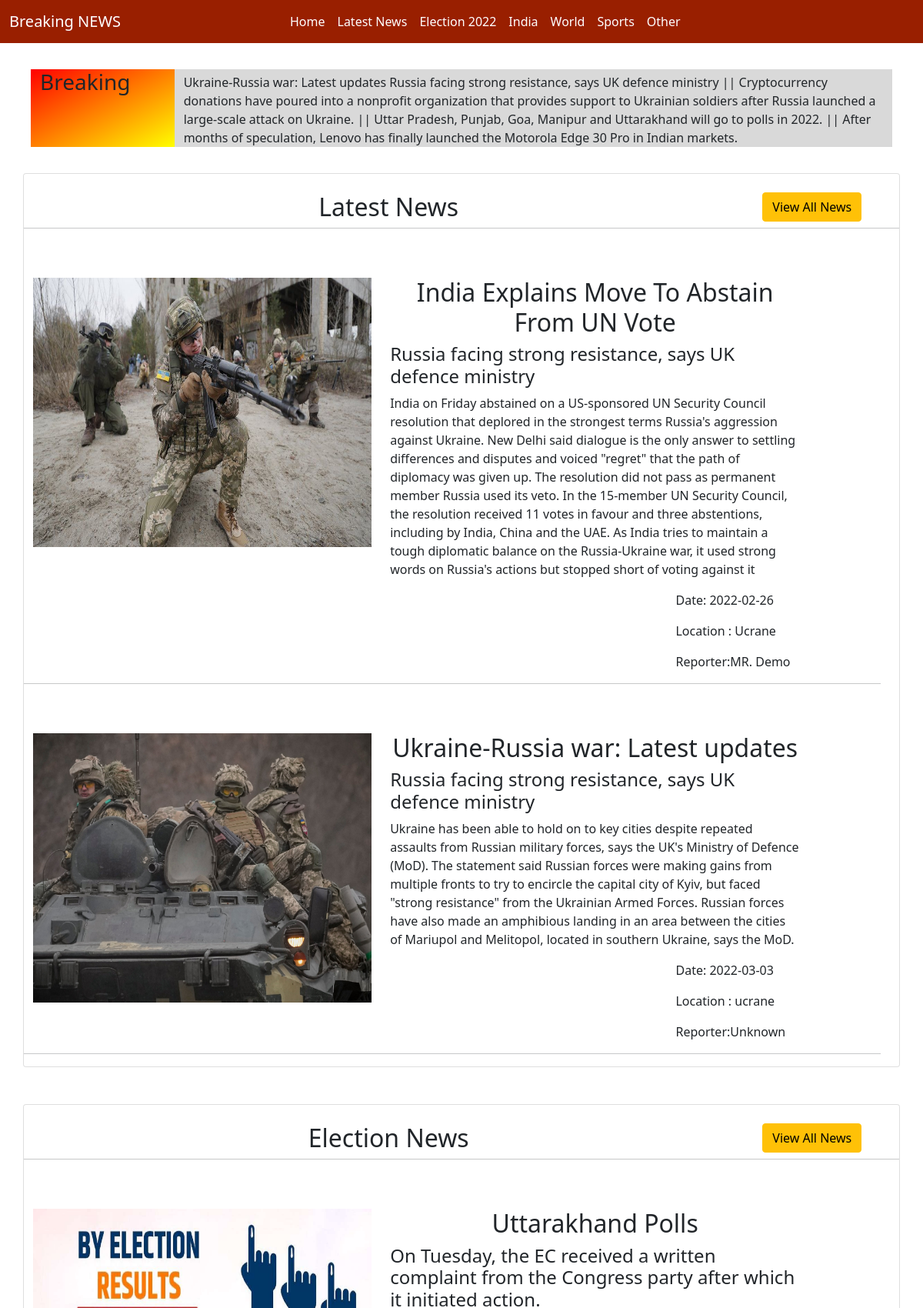
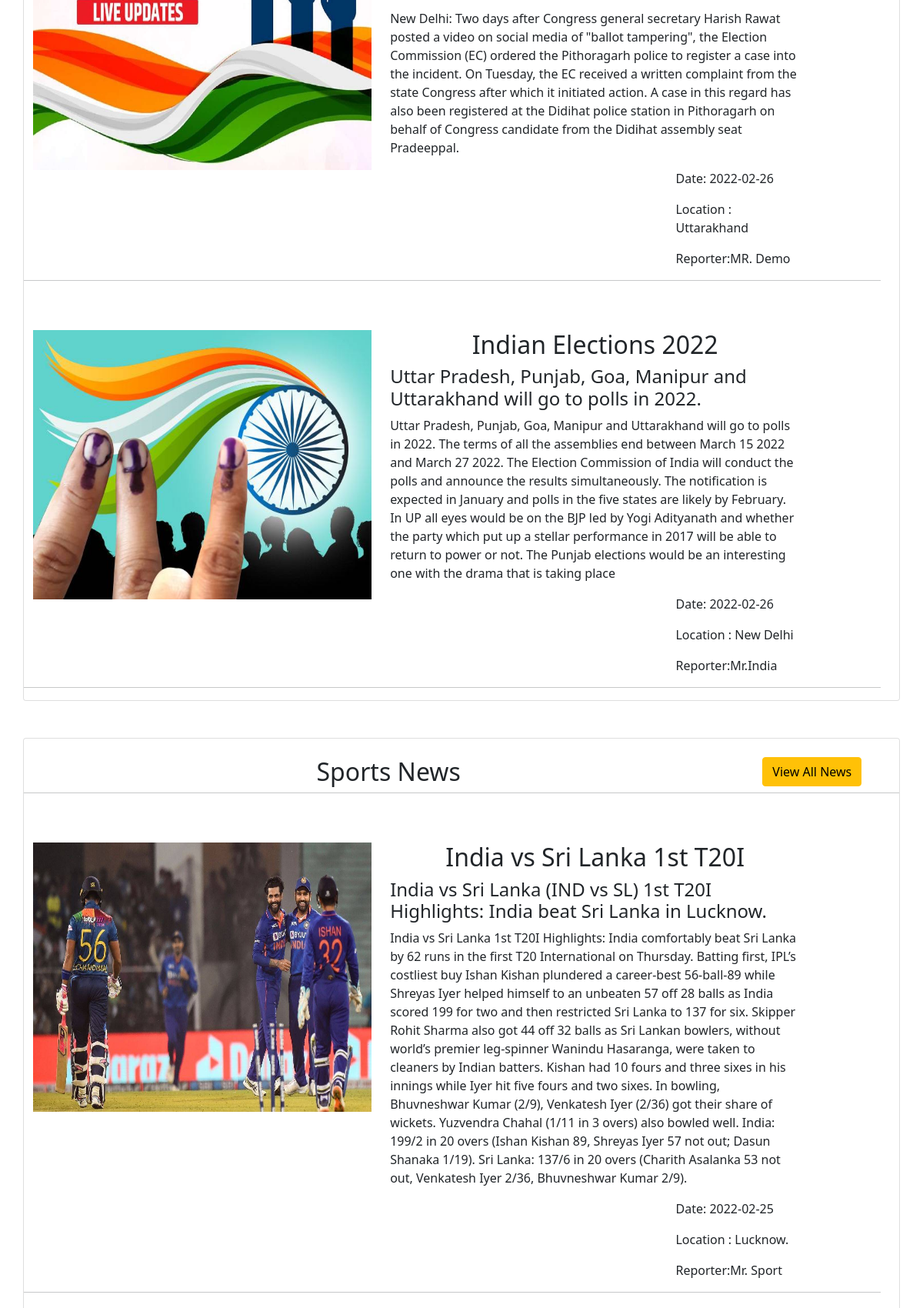
The page / (upper part) on the database its author committed (2 pictures, top to bottom).
### tables this page shows
CREATE TABLE `add_news` (
  `id` int(11) NOT NULL,
  `heading` text NOT NULL,
  `subheading` text NOT NULL,
  `type` text NOT NULL,
  `msg` text NOT NULL,
  `photo` text NOT NULL,
  `location` text NOT NULL,
  `date` date NOT NULL,
  `auther` text NOT NULL,
  `created_at` timestamp NOT NULL DEFAULT current_timestamp() ON UPDATE current_timestamp()
);

### index.php (the view, shortened to what this page needs)
<?php
$con=mysqli_connect("localhost","root","","news");
?>
<!DOCTYPE html>
<html>
<head>
	<link href="https://cdn.jsdelivr.net/npm/bootstrap@5.1.3/dist/css/bootstrap.min.css" rel="stylesheet">
</head>
<body>
<nav style="background-color: #991f00;color: white;" class="navbar navbar-expand-sm">
  <div class="container-fluid">
    <div class="collapse navbar-collapse" id="navbarTogglerDemo01">
      <a class="navbar-brand" href="index.php">Breaking NEWS </a>
      <ul  class="navbar-nav me-auto mb-2 mb-lg-0 offset-lg-2">
        <li class="nav-item">
          <a class="nav-link active" aria-current="page" href="index.php">Home</a>
        </li>
        <li class="nav-item">
          <a class="nav-link" href="news_detail.php?id=latest">Latest News</a>
        </li>
        <li class="nav-item">
          <a class="nav-link" href="news_detail.php?id=election">Election 2022</a>
        </li>
         <li class="nav-item">
          <a class="nav-link" href="news_detail.php?id=india">India</a>
        </li> <li class="nav-item">
          <a class="nav-link" href="news_detail.php?id=world">World</a>
        </li> <li class="nav-item">
          <a class="nav-link" href="news_detail.php?id=sport">Sports</a>
        </li> <li class="nav-item">
          <a class="nav-link" href="news_detail.php?id=other">Other</a>
        </li>
      </ul>
    </div>
  </div>
</nav>
<br>
<div class="container">
	<div style="padding: 10px;" class="row">
		<div style=" background-image: linear-gradient(to bottom right, red, yellow);" class="col-lg-2">
			<h3>Breaking </h3>
		</div>
		<div  style="background-color: #d9d9d9;" class="col-lg-10">
		<marquee style="margin-top: 5px;"> Ukraine-Russia war: Latest updates
		Russia facing strong resistance, says UK defence ministry   || Cryptocurrency donations have poured into a nonprofit organization that provides support to Ukrainian soldiers after Russia launched a large-scale attack on Ukraine. ||
		 Uttar Pradesh, Punjab, Goa, Manipur and Uttarakhand will go to polls in 2022. || After months of speculation, Lenovo has finally launched the Motorola Edge 30 Pro in Indian markets.</marquee>
		</div>
	</div>
</div>
<br>
<div class="container card">
	<br>
	<div class="row">
	<div class="col-lg-10">
		<h2 class="center"> Latest News </h2>
	</div>
	<div class="col-lg-2">
		<a style="color: black;" class="btn btn-warning" href="news_detail.php?id=latest" class="center"> View All News</a>
	</div>
		<hr>
	<div class="row">
				<?php
						  	$s="select * from add_news where type='latest' ORDER BY id DESC LIMIT 2;";
						  	$r=mysqli_query($con,$s);
						  	while($a=mysqli_fetch_array($r)) {
						  		$h=$a['heading'];
						  		$sh=$a['subheading'];
						  		$m=$a['msg'];
						  		$p=$a['photo'];
						  		$l=$a['location'];
						  		$d=$a['date'];
						  		$a=$a['auther'];
						  		echo "
						  			<div class='col-lg-12'>
						  			<br><br>
						  		<div class='row'>
						  			<div class='col-lg-5'>
											<img src='news_images/$p' width='100%' height='350px'>
										</div>
										<div class='col-lg-6'>
											<h2 class='center'> $h</h2>
											<h4>$sh</h4>
											<p> $m</p>
											<div class='row'>
												<div class='col-lg-4 offset-lg-8'>
													<p>Date: $d </p>
													<p>Location : $l </p>
													<p>Reporter:$a </p>
												</div>
											</div>
										</div>
										</div>
										</div>
										<hr>
						  		";
						  	}
  	 			?>
	</div>
	</div>
</div>
<br> <br>
<div class="container card">
	<br>
	<div class="row">
	<div class="col-lg-10">
		<h2 class="center"> Election News </h2>
	</div>
	<div class="col-lg-2">
		<a style="color: black;" class="btn btn-warning" href="news_detail.php?id=election" class="center"> View All News</a>
	</div>
		<hr>
	<div class="row">
				<?php
						  	$s="select * from add_news where type='election' ORDER BY id DESC LIMIT 2;";
						  	$r=mysqli_query($con,$s);
						  	while($a=mysqli_fetch_array($r)) {
						  		$h=$a['heading'];
						  		$sh=$a['subheading'];
						  		$m=$a['msg'];
						  		$p=$a['photo'];
						  		$l=$a['location'];
						  		$d=$a['date'];
						  		$a=$a['auther'];
						  		echo "
						  			<div class='col-lg-12'>
						  			<br><br>
						  		<div class='row'>
						  			<div class='col-lg-5'>
											<img src='news_images/$p' width='100%' height='350px'>
										</div>
										<div class='col-lg-6'>
											<h2 class='center'> $h</h2>
											<h4>$sh</h4>
											<p> $m</p>
											<div class='row'>
												<div class='col-lg-4 offset-lg-8'>
													<p>Date: $d </p>
													<p>Location : $l </p>
													<p>Reporter:$a </p>
												</div>
											</div>
										</div>
										</div>
										</div>
										<hr>
						  		";
						  	}
  	 			?>
	</div>
	</div>
</div>
<br> <br>
<div class="container card">
	<br>
	<div class="row">
	<div class="col-lg-10">
		<h2 class="center"> Sports News </h2>
	</div>
	<div class="col-lg-2">
		<a style="color: black;" class="btn btn-warning" href="news_detail.php?id=sport" class="center"> View All News</a>
	</div>
		<hr>
	<div class="row">
				<?php
						  	$s="select * from add_news where type='sport' ORDER BY id DESC LIMIT 2;";
						  	$r=mysqli_query($con,$s);
						  	while($a=mysqli_fetch_array($r)) {
						  		$h=$a['heading'];
						  		$sh=$a['subheading'];
						  		$m=$a['msg'];
						  		$p=$a['photo'];
						  		$l=$a['location'];
						  		$d=$a['date'];
						  		$a=$a['auther'];
						  		echo "
						  			<div class='col-lg-12'>
						  			<br><br>
						  		<div class='row'>
						  			<div class='col-lg-5'>
											<img src='news_images/$p' width='100%' height='350px'>
										</div>
										<div class='col-lg-6'>
											<h2 class='center'> $h</h2>
											<h4>$sh</h4>
											<p> $m</p>
											<div class='row'>
												<div class='col-lg-4 offset-lg-8'>
													<p>Date: $d </p>
													<p>Location : $l </p>
													<p>Reporter:$a </p>
												</div>
											</div>
										</div>
										</div>
										</div>
										<hr>
						  		";
						  	}
  	 			?>
	</div>
	</div>
</div>
<br> <br>
<br> <br>
<br> <br>
<br> <br>
</body>
</html>

### index.php (style rules this page uses)
a { text-decoration: none; color: white; }
.nav-link { text-decoration: none; color: white; }
.center { text-align: center; }

### rows shown on the page
add_news: photo (picture), heading "India Explains Move To Abstain From UN Vote", subheading "Russia facing strong resistance, says UK defence ministry", msg "India on Friday abstained on a US-sponsored UN Security Council resolution that deplored in the strongest terms Russia's aggression against Ukraine. New Delhi said dialogue is the only answer to settling differences and disputes and voiced \"regret\" that the path of diplomacy was given up. The resolution did not pass as permanent member Russia used its veto. In the 15-member UN Security Council, the resolution received 11 votes in favour and three abstentions, including by India, China and the UAE. As India tries to maintain a tough diplomatic balance on the Russia-Ukraine war, it used strong words on Russia's actions but stopped short of voting against it", date "2022-02-26", location "Ucrane", auther "MR. Demo"
add_news: photo (picture), heading "Ukraine-Russia war: Latest updates", subheading "Russia facing strong resistance, says UK defence ministry", msg "Ukraine has been able to hold on to key cities despite repeated assaults from Russian military forces, says the UK's Ministry of Defence (MoD). The statement said Russian forces were making gains from multiple fronts to try to encircle the capital city of Kyiv, but faced \"strong resistance\" from the Ukrainian Armed Forces. Russian forces have also made an amphibious landing in an area between the cities of Mariupol and Melitopol, located in southern Ukraine, says the MoD.", date "2022-03-03", location "ucrane", auther "Unknown"
add_news: photo (picture), heading "Uttarakhand Polls", subheading "On Tuesday, the EC received a written complaint from the Congress party after which it initiated action.", msg "New Delhi: Two days after Congress general secretary Harish Rawat posted a video on social media of \"ballot tampering\", the Election Commission (EC) ordered the Pithoragarh police to register a case into the incident. On Tuesday, the EC received a written complaint from the state Congress after which it initiated action. A case in this regard has also been registered at the Didihat police station in Pithoragarh on behalf of Congress candidate from the Didihat assembly seat Pradeeppal.", date "2022-02-26", location "Uttarakhand", auther "MR. Demo"
add_news: photo (picture), heading "Indian Elections 2022", subheading "Uttar Pradesh, Punjab, Goa, Manipur and Uttarakhand will go to polls in 2022.", msg "Uttar Pradesh, Punjab, Goa, Manipur and Uttarakhand will go to polls in 2022. The terms of all the assemblies end between March 15 2022 and March 27 2022. The Election Commission of India will conduct the polls and announce the results simultaneously. The notification is expected in January and polls in the five states are likely by February. In UP all eyes would be on the BJP led by Yogi Adityanath and whether the party which put up a stellar performance in 2017 will be able to return to power or not. The Punjab elections would be an interesting one with the drama that is taking place", date "2022-02-26", location "New Delhi", auther "Mr.India"
add_news: photo (picture), heading "India vs Sri Lanka 1st T20I", subheading "India vs Sri Lanka (IND vs SL) 1st T20I Highlights: India beat Sri Lanka in Lucknow.", msg "India vs Sri Lanka 1st T20I Highlights: India comfortably beat Sri Lanka by 62 runs in the first T20 International on Thursday. Batting first, IPL’s costliest buy Ishan Kishan plundered a career-best 56-ball-89 while Shreyas Iyer helped himself to an unbeaten 57 off 28 balls as India scored 199 for two and then restricted Sri Lanka to 137 for six. Skipper Rohit Sharma also got 44 off 32 balls as Sri Lankan bowlers, without world’s premier leg-spinner Wanindu Hasaranga, were taken to cleaners by Indian batters. Kishan had 10 fours and three sixes in his innings while Iyer hit five fours and two sixes. In bowling, Bhuvneshwar Kumar (2/9), Venkatesh Iyer (2/36) got their share of wickets.…", date "2022-02-25", location "Lucknow.", auther "Mr. Sport"
